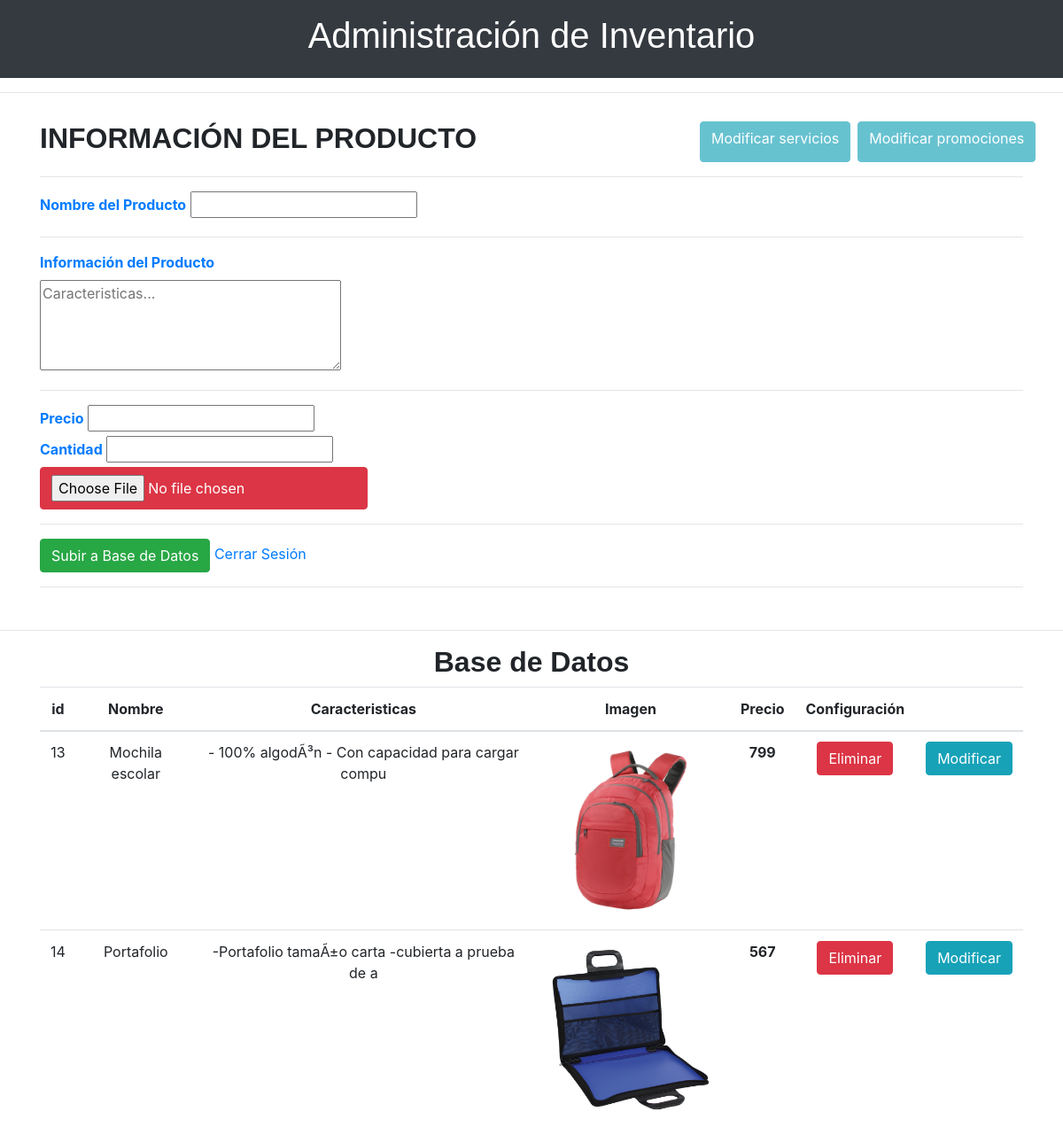
Page /Administrador/administrador.php on the committed database.
### tables this page shows
CREATE TABLE `producto` (
  `idProducto` int(4) NOT NULL,
  `idProveedor` int(4) NOT NULL,
  `nombre` varchar(20) NOT NULL,
  `precio` int(4) NOT NULL,
  `descripcion` varchar(50) NOT NULL,
  `existencias` int(4) NOT NULL,
  `imagen` varchar(50) NOT NULL
);

### Administrador/administrador.php (the view, shortened to what this page needs)
<?php
include('../conexion.php');
$sql2 = 'SELECT * FROM producto';
$r = $conexion->query($sql2);
if($r != false){
  $productos = $r->fetchAll(PDO::FETCH_NAMED);
}
else{
  echo 'Hubo un problema';
}
?>
<!doctype html>
<html lang="en">
<head>
  <link rel="stylesheet" href="https://stackpath.bootstrapcdn.com/bootstrap/4.1.0/css/bootstrap.min.css">
</head>
<body>
  <div class="bg-dark text-center text-white py-3">
    <h1 style="font-family: Arial;">Administración de Inventario</h1>
  </div>
  <hr>
  <div class="container py-3">
    <div class="row">
      <h2 class="col-8" style="font-family: Arial;"><b>INFORMACIÓN DEL PRODUCTO</b></h2>
    <a href="adminservicios.php" title="" class="btn btn-info disabled">Modificar servicios</a>
    <a href="promociones.php" title="" class="btn btn-info ml-2 disabled">Modificar promociones</a>
    </div>
    <hr>
    <form action="" method="POST" accept-charset="utf-8" class="" enctype="multipart/form-data">
      <div class="row">
        <div class="col">
          <label for="" class="text-primary"><b>Nombre del Producto</b></label>
          <input type="text" name="nombre" required>
        </div>
      </div>
      <hr>
      <div class="row">
        <div class="col">
          <label class="text-primary"><b>Información del Producto</b></label>
        </div>
      </div>
      <div class="row">
        <div class="col">
          <textarea type="text" name="descripcion" style="width: 340px;" rows="4" placeholder="Caracteristicas..." required></textarea>
        </div>
      </div>
      <hr>
      <div class="row">
        <div class="col">
          <label for=""class="text-primary"><b>Precio</b></label>
          <input type="Number" name="precio" min="0" required>
        </div>
      </div>
      <div class="row">
        <div class="col">
          <label for="" class="text-primary"><b>Cantidad</b></label>
          <input type="Number" name="existencias" min="0" required>
        </div>
      </div>
      <div class="row">
        <div class="col">
          <input type="file" name="imagen" class="btn btn-danger py-2 " required>
        </div>
      </div>
      <hr>
      <button type="submit" name="enviar" class="btn btn-success">Subir a Base de Datos</button>
      <a class="textblanco" href="..\bd\cerrarsesion.php" >Cerrar Sesión</a>
    </form>
    <hr>
  </div>
  <hr>
  <div class="container text-center">
    <h2 style="font-family:Arial, Helvetica, sans-serif;"><b>Base de Datos</b> </h2>
    <table class="table">
      <thead>
        <tr>
          <th>id</th>
          <th>Nombre</th>
          <th>Caracteristicas</th>
          <th>Imagen</th>
          <th>Precio</th>
          <th>Configuración</th>
          <th></th>
        </tr>
      </thead>
      <tbody>
        <tr>
          <?php foreach($productos as $producto):?>
            <tr>
              <td scope="row"><?php echo $producto['idProducto'];  ?> </td>
              <td><?php echo $producto['nombre'];  ?></td>
              <td><?php echo $producto['descripcion'];  ?></td>
              <td > <img src="..\\productos\\<?php echo $producto['imagen']?>" alt="" width="200px"> </td>
              <td> <strong><?php echo $producto['precio'];  ?></strong></td>
              <td>
                <a href="eliminarProducto.php?id=<?php echo $producto['idProducto']?>" class="btn btn-danger" title="">Eliminar</a>
              </td>
              <td> <a href="modificaProducto.php?id=<?php echo $producto['idProducto']?>" class="btn btn-info" title="">Modificar</a> </td>
            </tr>
          <?php endforeach?>
        </tr>
      </tbody>
    </table>
  </div>
</body>
</html>

### rows in the picture
producto: idProducto "13", nombre "Mochila escolar", descripcion "- 100% algodÃ³n - Con capacidad para cargar compu", imagen (picture), precio "799"
producto: idProducto "14", nombre "Portafolio", descripcion "-Portafolio tamaÃ±o carta -cubierta a prueba de a", imagen (picture), precio "567"
